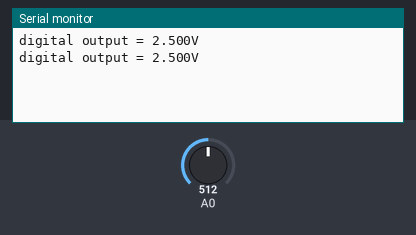
The sketch below on a simulated Arduino Uno, built with avr-gcc and run on an emulated ATmega328P. On the bench: the last lines printed to the serial monitor. The test bench sets the inputs (shaded band); at power-on: A0 = 512.

Above: at 1.8 s.
1.9 s: A0 set to 716
At 2.8 s:
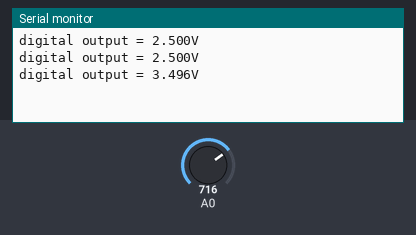
3.4 s: A0 set to 900
At 4.6 s:
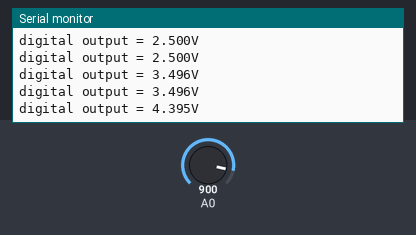
Timing chart, 0 to 6.4 s (numbered marks = the images above; inputs shaded):
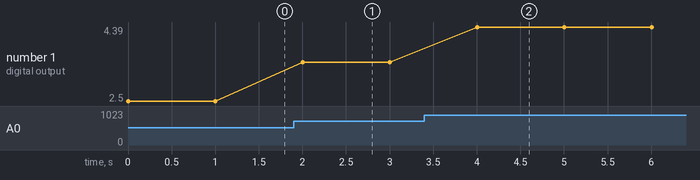

Measured:
- after the input at 1.9 s, the serial monitor: prints a new line after 0.10 s (image 1)
- after the input at 3.4 s, the serial monitor: prints a new line after 0.60 s (image 2)
- plotted number 1: 2.5 → 3.5 after the input at 1.9 s, 3.5 → 4.39 after the input at 3.4 s

The sketch:

Bai2.Voltage_with_potentiometer.ino
```cpp
void setup() {
  Serial.begin(9600);
}

void loop() {
  int digitalOutput =analogRead(A0);
  float analogvalue = (5./1024.) * digitalOutput;
  Serial.print("digital output = ");
  Serial.print(analogvalue,3);
  Serial.println("V");
  delay(1000);
}
```
